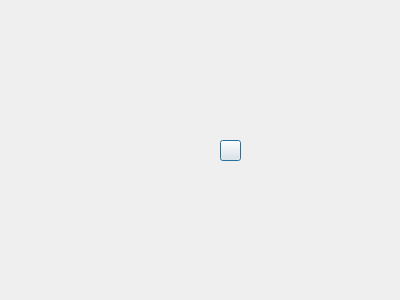
<?xml version="1.0" encoding="UTF-8"?>
<ui version="4.0">
 <class>Dialog</class>
 <widget class="QDialog" name="Dialog">
  <property name="geometry">
   <rect>
    <x>0</x>
    <y>0</y>
    <width>400</width>
    <height>300</height>
   </rect>
  </property>
  <property name="windowTitle">
   <string>Dialog</string>
  </property>
  <widget class="QPushButton" name="pushButton">
   <property name="geometry">
    <rect>
     <x>220</x>
     <y>140</y>
     <width>21</width>
     <height>21</height>
    </rect>
   </property>
   <property name="text">
    <string/>
   </property>
  </widget>
 </widget>
 <resources/>
 <connections/>
</ui>
